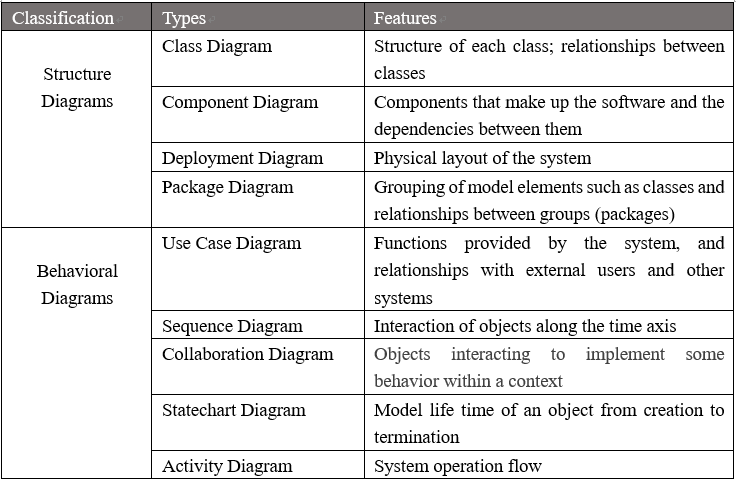
#> input picture test_images/types-of-uml-diagrams-table.png, 736 x 481 px, found by its file name
$ python learn_opencv.py   (older library calls are emulated)
#> lines starting #> are read from the running program, lines starting #| are printed output that depends on the picture; after the words box and inside, x2 and y2 are one past the last pixel; in counts of white or black regions, pixels touching at a corner belong together
import cv2
import pytesseract
import numpy as np
from numpy import asarray
from PIL import Image

from matplotlib import pyplot as plt

# [231 lines of commented-out code are left out]
import cv2
import numpy as np


def createLableForPageAndLine():
    dic = {}
    for page in range(1,5):
        if page == 1:
            line = 0
            while line < 10:
                dic[(page, line)] = chr(1488 + line)  # א - י
                line += 1
            dic[(page, 10)] = chr(1499)  # כ
            dic[(page, 11)] = chr(1500)  # ל
            dic[(page, 12)] = chr(1502)  # מ
            dic[(page, 13)] = chr(1504)  # נ
        elif page == 2:
            dic[(page, 0)] = chr(1505)  # ס
            dic[(page, 1)] = chr(1506)  # ע
            dic[(page, 2)] = chr(1508)  # פ
            dic[(page, 3)] = chr(1510)  # צ
            dic[(page, 4)] = chr(1511)  # ק
            dic[(page, 5)] = chr(1512)  # ר
            dic[(page, 6)] = chr(1513)  # ש
            dic[(page, 7)] = chr(1514)  # ת
            dic[(page, 8)] = chr(1498)  # ך
            dic[(page, 9)] = chr(1501)  # ם
            dic[(page, 10)] = chr(1503)  # ן
            dic[(page, 11)] = chr(1507)  # ף
            dic[(page, 12)] = chr(1509)  # ץ
            dic[(page, 13)] = chr(49)  # 1
        elif page == 3:
            line = 0
            for i in range(8):
                dic[(page, line)] = chr(50 + line)  # 2-9
                line += 1
            dic[(page, 8)] = chr(48)  # 0
            dic[(page, 9)] = chr(37)  # %
            dic[(page, 10)] = chr(64)  # @
            dic[(page, 11)] = chr(33)  # !
            dic[(page, 12)] = chr(93)  # ]
            dic[(page, 13)] = chr(91)  # [
        elif page == 4:
            dic[(page, 0)] = chr(125)  # }
            dic[(page, 1)] = chr(123)  # {
            dic[(page, 2)] = chr(58)  # :
            dic[(page, 3)] = chr(63)  # ?
            dic[(page, 4)] = chr(34)  # "
            dic[(page, 5)] = chr(59)  # ;
            dic[(page, 6)] = chr(92)  # \
            dic[(page, 7)] = chr(45)  # -
    return dic


image = cv2.imread(r"C:\Users\Adi Rosental\Documents\she_code\shecode_final_project\test_images\types-of-uml-diagrams-table.png")
#> image is the input picture: shape (481, 736, 3); mean B, G, R 227.4, 227.4, 227.7


image = cv2.resize(image, (600, 800))
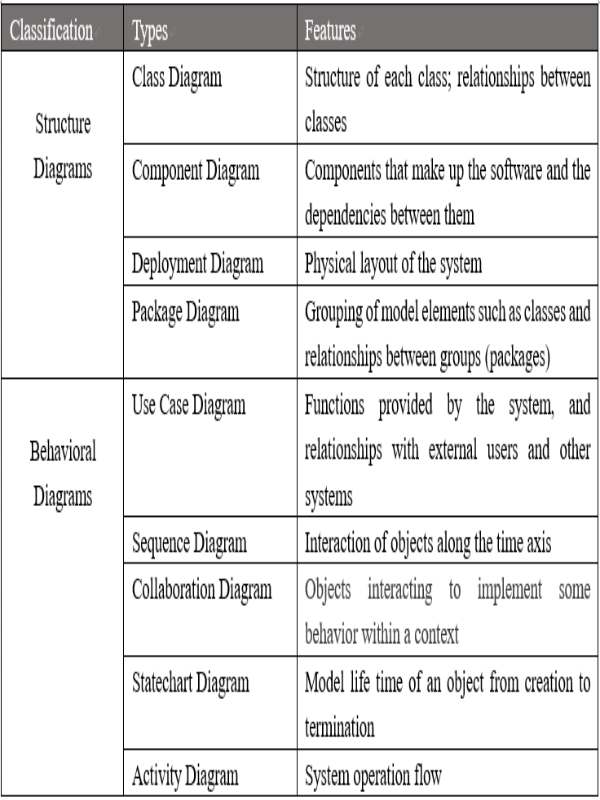
#> image: shape (800, 600, 3); mean B, G, R 227.5, 227.5, 227.8

gray = cv2.cvtColor(image, cv2.COLOR_BGR2GRAY)
#blur = cv2.medianBlur(gray, 5)
#edges = cv2.Canny(gray, 50, 150, apertureSize=3)
cv2.imshow("Image GRAY", image)
cv2.waitKey(0)
# thresh = cv2.threshold(gray,160,255, cv2.THRESH_BINARY_INV)[1]

mean = gray.mean()
#> mean = 227.6
std = gray.std()
#> std = 59.13
# thresh = cv.threshold(gray, 160, 255, cv.THRESH_BINARY_INV)[1]
thresh = cv2.threshold(gray, 255 - mean + 0.5*std, 255, cv2.THRESH_BINARY_INV)[1]
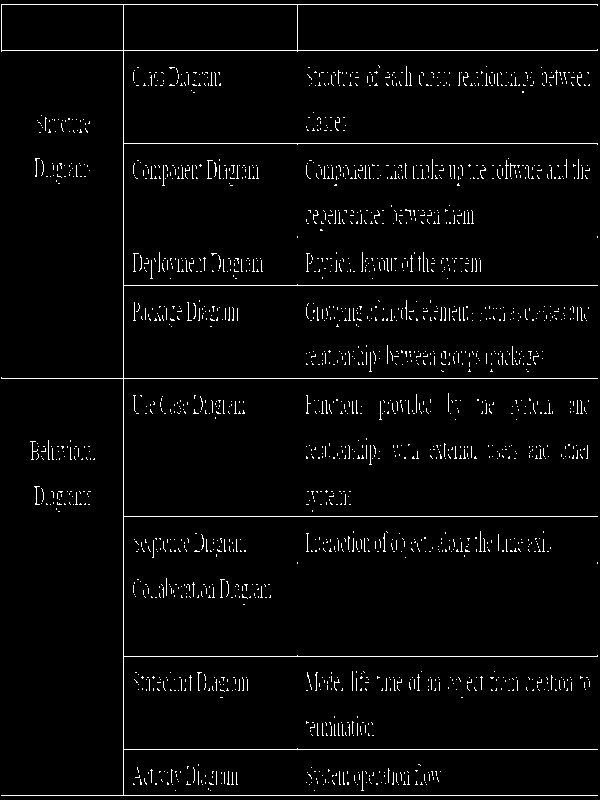
#> thresh: shape (800, 600); 2.9% white in thin lines or dots
#kernel = cv2.getStructuringElement(cv2.MORPH_RECT, (3,3))
#close = cv2.morphologyEx(thresh, cv2.MORPH_CLOSE, kernel, iterations=2)
cv2.imshow("Image GRAY", thresh)
cv2.waitKey(0)

# [7 lines of commented-out code are left out]
cnts = cv2.findContours(thresh, cv2.RETR_EXTERNAL, cv2.CHAIN_APPROX_SIMPLE)
#> cnts = 1810 contours, 1809 with area under 20; largest, box (x1, y1, x2, y2) and area: (1, 4, 598, 796) 13634
print(cnts)
#> (printed output is left out)
cnts = cnts[0] if len(cnts) == 2 else cnts[1]
image_copy = image.copy()
min_area = (image.shape[1]/18)*image.shape[1]/18
#> min_area = 1111.1
print(image.shape[1]/16)
print(image.shape[1]/12)
max_area = (image.shape[1]/10)*image.shape[1]/10
#> max_area = 3600
boundries = []
for c in cnts:
    area = cv2.contourArea(c)

    if area > min_area and area < max_area:
        x,y,w,h = cv2.boundingRect(c)
        x, y, w, h = cv2.boundingRect(c)
        fixW = int(w * 0.15)
        fixh = int(h * 0.15)
        x = x + fixW
        y = y + fixh
        w = w - fixW*2
        h = h - fixh*2
        boundries.append((x,y,w,h))
        ROI = image[y:y+h, x:x+h]
        #cv2.imwrite('ROI_{}.png'.format(image_number), ROI)
        cv2.rectangle(image_copy, (x, y), (x + w, y + h), (36,255,12), 2)
#> this loop made 1810 passes
#> (c, area) on passes 1 to 3: ([[314, 790]], 0), ([[210, 790]], 0), ([[175, 790]], 0)
#> after the loop, boundries = []
cv2.imshow("Image with sqares", image_copy)
cv2.waitKey(0)
cv2.destroyAllWindows()
MAXNUMLINES = 14
print(boundries)
print(len(boundries))
boundries = np.array(boundries)
#> boundries = empty array
dic = createLableForPageAndLine()
#> (the run stopped early here; a loop or call above may not have finished)
